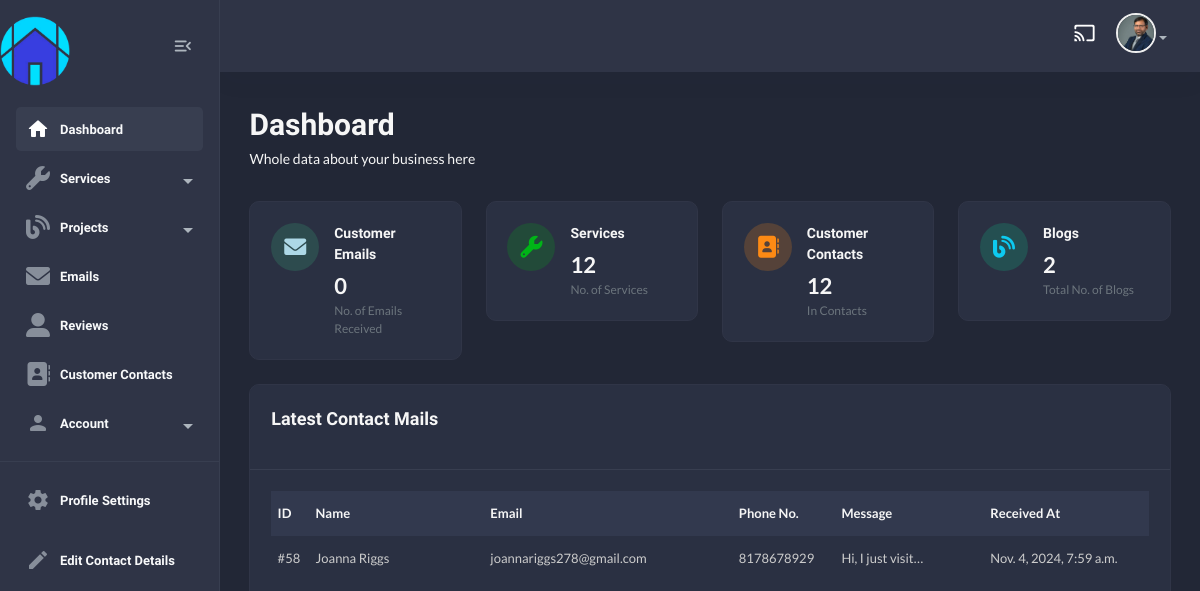
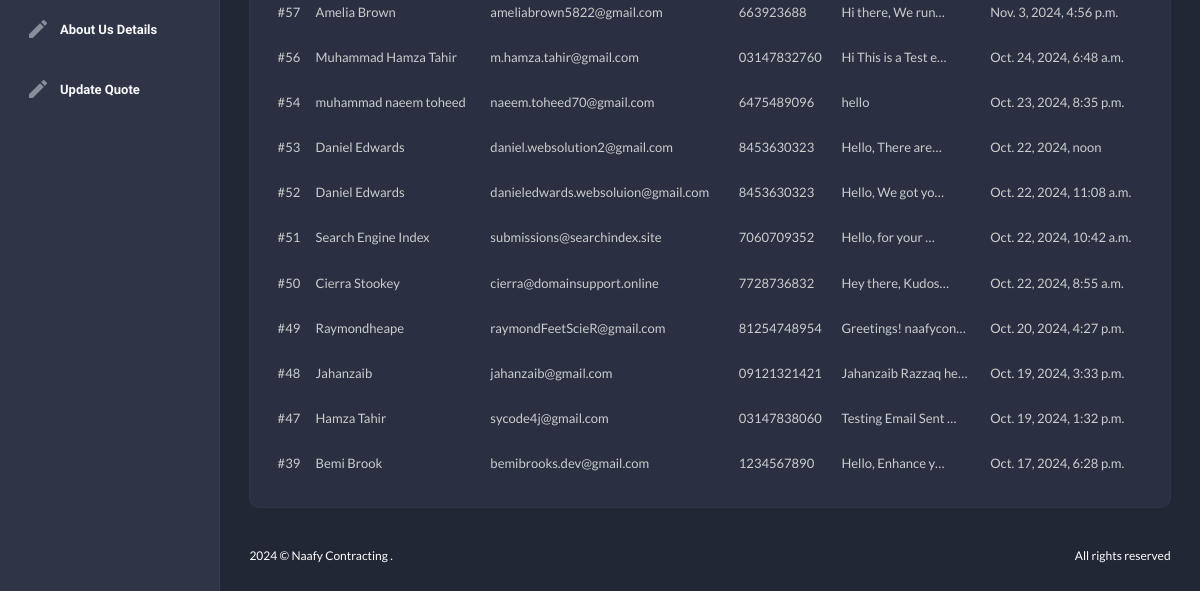
Before: /useradmin/ (signed in) with the older database file (2 pictures, top to bottom).
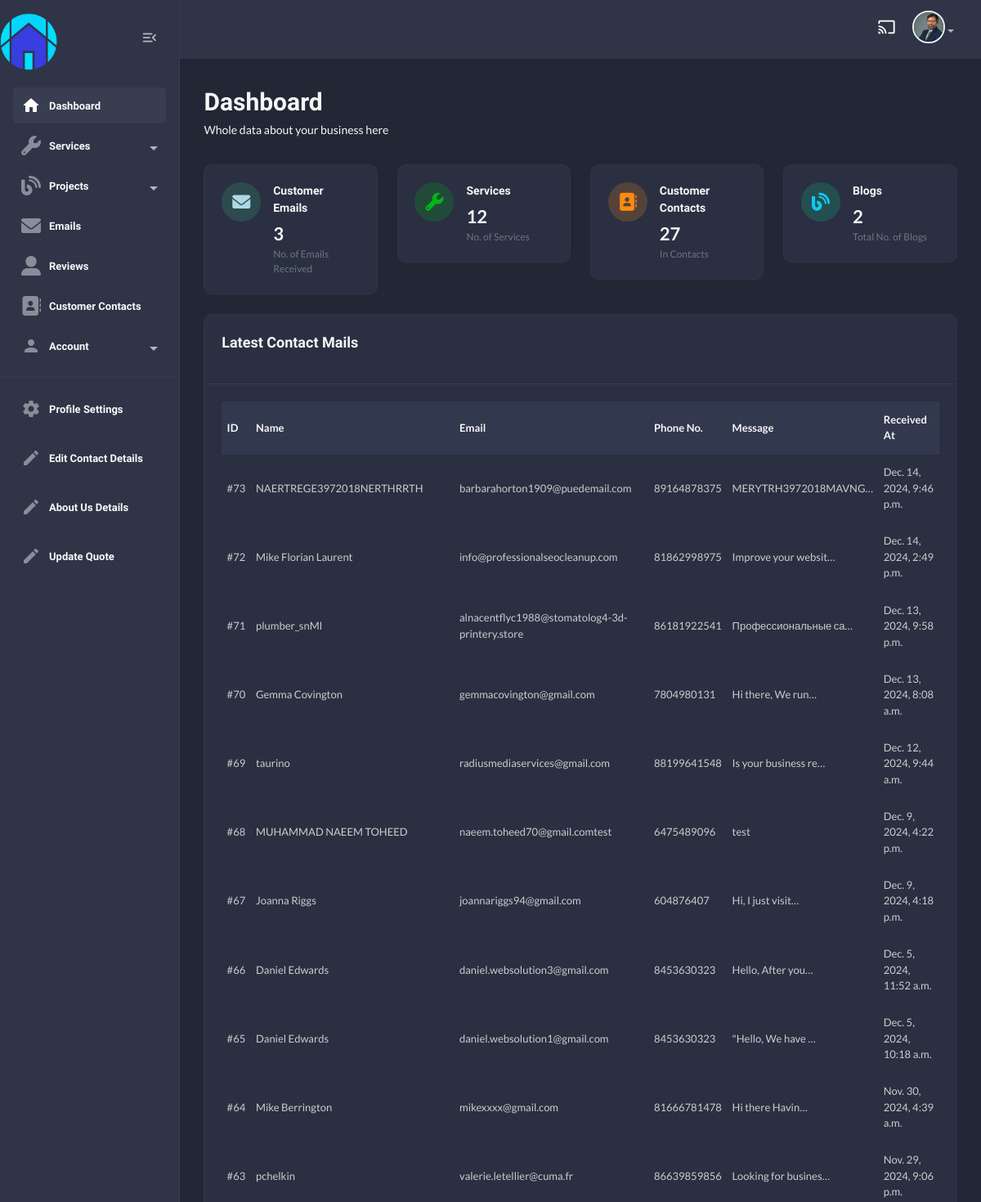
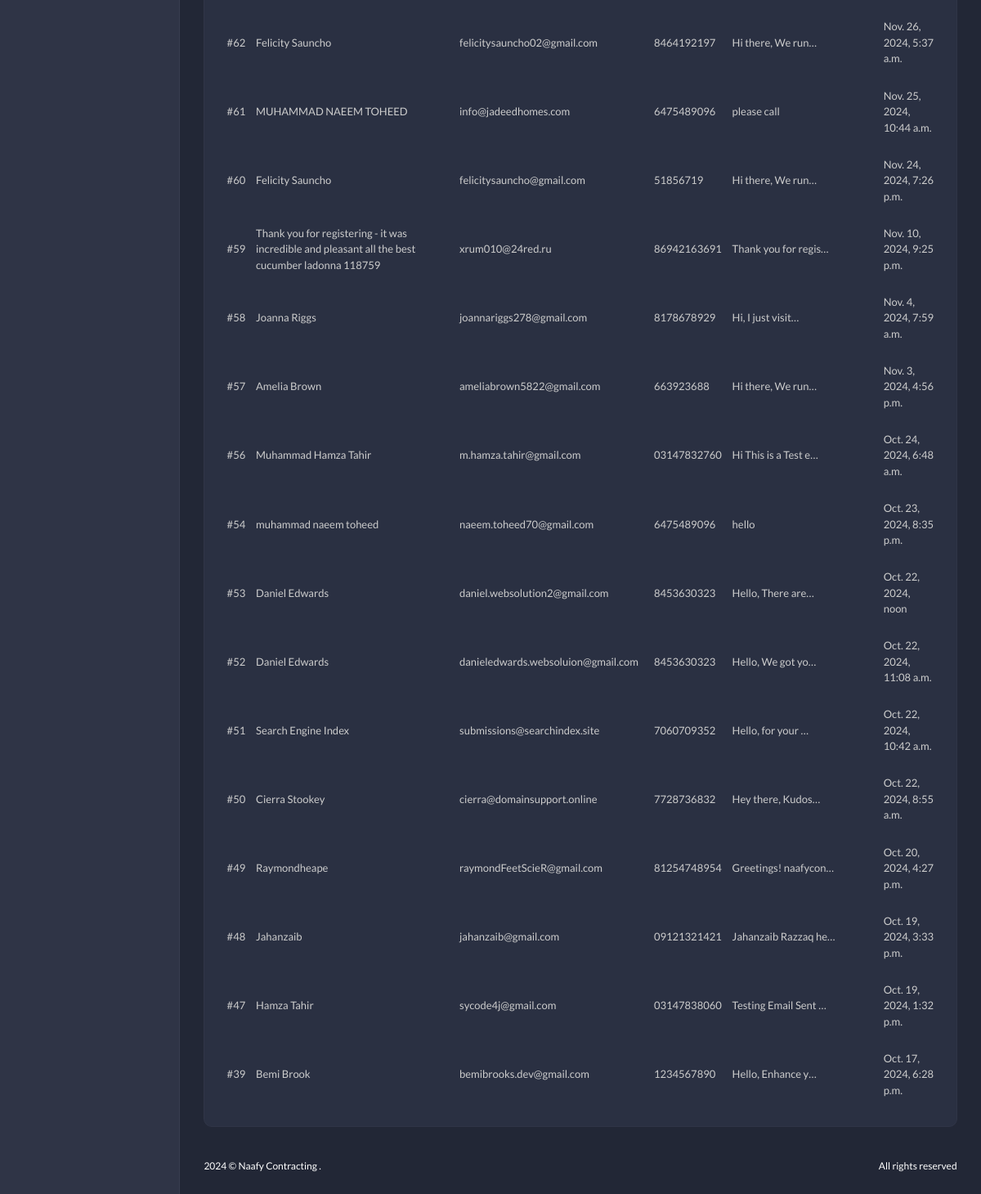
After: the same page with the newer database file (2 pictures, top to bottom).
### contact/models.py (models this page shows, shortened)
class Contact(models.Model):
    name = models.CharField(max_length=100)
    email = models.EmailField(unique=True)
    phone_no = models.CharField(max_length=20, default="+123 456 7890")
    message = models.TextField()
    submitted_at = models.DateTimeField(auto_now_add=True)
    responded = models.BooleanField(default=False)

### useradmin/views.py (the view)
# urls.py: path("", views.dashboard_view, name="dashboard"),
@login_required
def dashboard_view(request):
    contacts = Contact.objects.all().order_by("-id")
    emails = Email.objects.all()
    services = Service.objects.all()
    blogs = Blog.objects.all()
    context = {
        "contacts" : contacts,
        "emails" : emails,
        "services" : services,
        "blogs" : blogs,
    }
    return render(request, "useradmin/dashboard.html", context)

### home/context_processors.py (called while the page is built)
def default(request):
    contact_details = ContactDetails.objects.first()
    return {
        "contact_details" : contact_details,
    }

### templates/useradmin/dashboard.html (shortened to what the changed rows need)
{% extends "useradmin/base.html" %}
    {% load static %}
        {% block content %}
            <section class="content-main">
                <div class="content-header">
                    <div>
                        <h2 class="content-title card-title">Dashboard</h2>
                    </div>
                </div>
                <div class="row">
                    <div class="col-lg-3">
                        <div class="card card-body mb-4">
                            <article class="icontext">
                                <div class="text">
                                    <h6 class="mb-1 card-title">Customer Emails</h6>
                                    <span>{{emails.count}}</span>
                                    <span class="text-sm"> No. of Emails Received </span>
                                </div>
                            </article>
                        </div>
                    </div>
                    <div class="col-lg-3">
                        <div class="card card-body mb-4">
                            <article class="icontext">
                                <div class="text">
                                    <h6 class="mb-1 card-title">Customer Contacts</h6>
                                    <span>{{contacts.count}}</span>
                                    <span class="text-sm"> In {{categories.count}} Contacts </span>
                                </div>
                            </article>
                        </div>
                    </div>
                </div>
                <div class="card mb-4">
                    <div class="card-body">
                        <div class="table-responsive">
                            <div class="table-responsive">
                                <table class="table align-middle table-nowrap mb-0">
                                    <thead class="table-light">
                                        <tr>
                                            <th class="align-middle" scope="col">ID</th>
                                            <th class="align-middle" scope="col">Name</th>
                                            <th class="align-middle" scope="col">Email</th>
                                            <th class="align-middle" scope="col">Phone No.</th>
                                            <th class="align-middle" scope="col">Message</th>
                                            <th class="align-middle" scope="col">Received At</th>
                                        </tr>
                                    </thead>
                                    <tbody>
                                        {% for c in contacts %}
                                            <tr>
                                                <td><aclass="fw-bold">#{{c.id}}</aclass=></td>
                                                <td>{{c.name}}</td>
                                                <td>{{c.email}}</td>
                                                <td>{{c.phone_no}}</td>
                                                <td>{{c.message|truncatechars:20}}</td>
                                                <td>{{c.submitted_at}}</td>
                                            </tr>
                                        {% endfor %}
                                    </tbody>
                                </table>
                            </div>
                        </div>
                    </div>
                </div>
            </section>
        {% endblock content%}

### templates/useradmin/base.html (shortened to what the changed rows need)
{% load static %}
<!DOCTYPE html>
<html lang="en">
    <head>
        <link href="{% static 'assets1/css/main.css' %}" rel="stylesheet" type="text/css" />
        <link rel="stylesheet" href="https://use.fontawesome.com/releases/v5.15.4/css/all.css">
        <link rel="stylesheet" href="{% static 'css/custom.css' %}" type="text/css">
        <link rel="stylesheet" href="https://cdnjs.cloudflare.com/ajax/libs/font-awesome/6.0.0/css/all.min.css">
    </head>
    <body class="dark">
        <aside class="navbar-aside" id="offcanvas_aside">
            <div class="d-flex justify-content-center align-items-center">
                <a href="{% url 'home:home' %}" target="_blank" class="brand-wrap">
                    <img src="{% static 'img/logo.png' %}" class="logo mr-100 mt-3" width="70px" alt="Naafy Dashboard" />
                </a>
            </div>
                    <li class="menu-item {% url 'useradmin:dashboard' as dashboard_url %} {% if request.path == dashboard_url %}active{% endif %}">
                    </li>
                    <li class="menu-item {% url 'useradmin:email-list' as email_list_url %} {% if request.path == email_list_url %}active{% endif %}">
                    </li>
                    <li class="menu-item {% url 'useradmin:reviews-list' as reviews_list_url %} {% if request.path == reviews_list_url %}active{% endif %}">
                    </li>
                    <li class="menu-item {% url 'useradmin:contact-list' as contact_list_url %} {% if request.path == contact_list_url %}active{% endif %}">
                    </li>
        </aside>
        <main class="main-wrap">
            {% block content %}
            {% endblock content %}
        </main>
    </body>
</html>

Changed rows visible on the page:
added Contact: id "73", name "NAERTREGE3972018NERTHRRTH", email "barbarahorton1909@puedemail.com", phone_no "89164878375", message "MERYTRH3972018MAVNG…", submitted_at "Dec. 14, 2024, 9:46 p.m."
added Contact: id "72", name "Mike Florian Laurent", email "info@professionalseocleanup.com", phone_no "81862998975", message "Improve your websit…", submitted_at "Dec. 14, 2024, 2:49 p.m."
added Contact: id "71", name "plumber_snMl", email "alnacentflyc1988@stomatolog4-3d-printery.store", phone_no "86181922541", message "Профессиональные са…", submitted_at "Dec. 13, 2024, 9:58 p.m."
added Contact: id "70", name "Gemma Covington", email "gemmacovington@gmail.com", phone_no "7804980131", message "Hi there, We run…", submitted_at "Dec. 13, 2024, 8:08 a.m."
added Contact: id "69", name "taurino", email "radiusmediaservices@gmail.com", phone_no "88199641548", message "Is your business re…", submitted_at "Dec. 12, 2024, 9:44 a.m."
added Contact: id "68", name "MUHAMMAD NAEEM TOHEED", email "naeem.toheed70@gmail.comtest", phone_no "6475489096", message "test", submitted_at "Dec. 9, 2024, 4:22 p.m."
added Contact: id "67", name "Joanna Riggs", email "joannariggs94@gmail.com", phone_no "604876407", message "Hi, I just visit…", submitted_at "Dec. 9, 2024, 4:18 p.m."
added Contact: id "66", name "Daniel Edwards", email "daniel.websolution3@gmail.com", phone_no "8453630323", message "Hello, After you…", submitted_at "Dec. 5, 2024, 11:52 a.m."
added Contact: id "65", name "Daniel Edwards", email "daniel.websolution1@gmail.com", phone_no "8453630323", message "\"Hello, We have …", submitted_at "Dec. 5, 2024, 10:18 a.m."
added Contact: id "64", name "Mike Berrington", email "mikexxxx@gmail.com", phone_no "81666781478", message "Hi there Havin…", submitted_at "Nov. 30, 2024, 4:39 a.m."
added Contact: id "63", name "pchelkin", email "valerie.letellier@cuma.fr", phone_no "86639859856", message "Looking for busines…", submitted_at "Nov. 29, 2024, 9:06 p.m."
added Contact: id "62", name "Felicity Sauncho", email "felicitysauncho02@gmail.com", phone_no "8464192197", message "Hi there, We run…", submitted_at "Nov. 26, 2024, 5:37 a.m."
added Contact: id "61", name "MUHAMMAD NAEEM TOHEED", email "info@jadeedhomes.com", phone_no "6475489096", message "please call", submitted_at "Nov. 25, 2024, 10:44 a.m."
added Contact: id "60", name "Felicity Sauncho", email "felicitysauncho@gmail.com", phone_no "51856719", message "Hi there, We run…", submitted_at "Nov. 24, 2024, 7:26 p.m."
added Contact: id "59", name "Thank you for registering - it was incredible and pleasant all the best cucumber ladonna 118759", email "xrum010@24red.ru", phone_no "86942163691", message "Thank you for regis…", submitted_at "Nov. 10, 2024, 9:25 p.m."
Other visible differences:
{{ emails.count }}: "0" → "3"
{{ contacts.count }}: "12" → "27"
